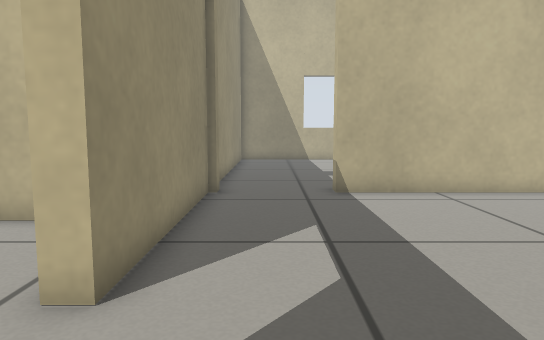
[1] (above)

16 first-person views from a walk through a robot-simulator world made for Gazebo. The camera is 0.48 m above the floor, tilts 6° down and sees 70° across. The floor is counted in squares, 0.25 m on a side. Each view is taken from the middle of a square. On the plan, view 1 faces up. The plan holds only what a view shows up to about 19 squares ahead; the rest is blank.

[2]
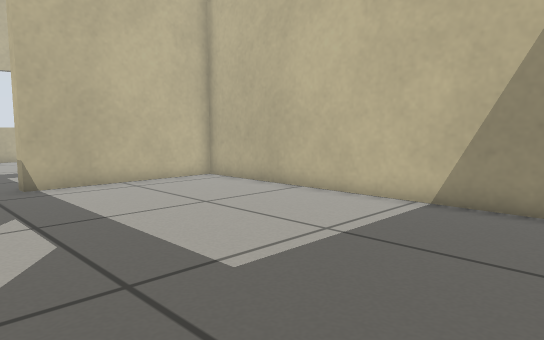

[3]
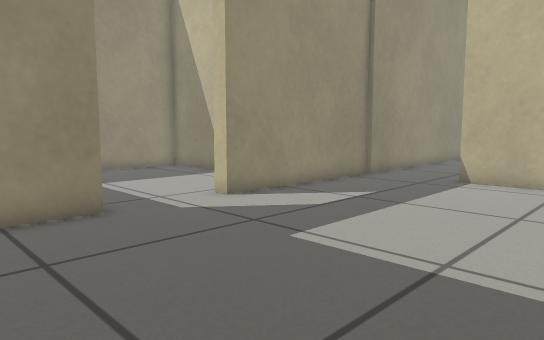

[4]
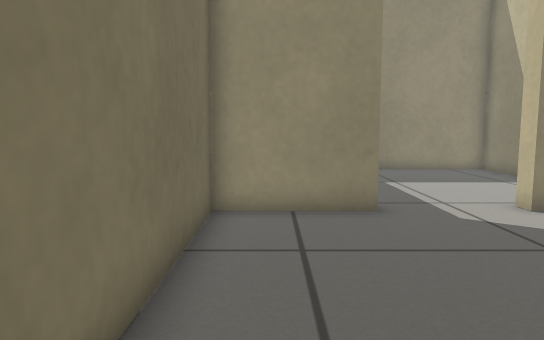

[5]
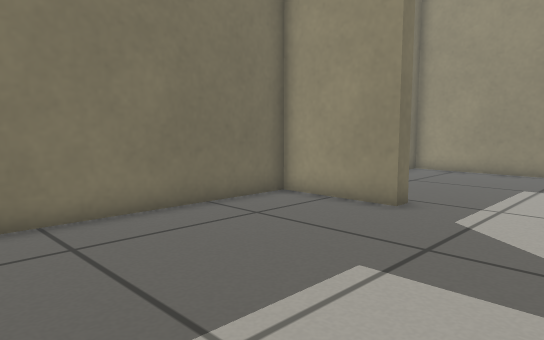

[6]
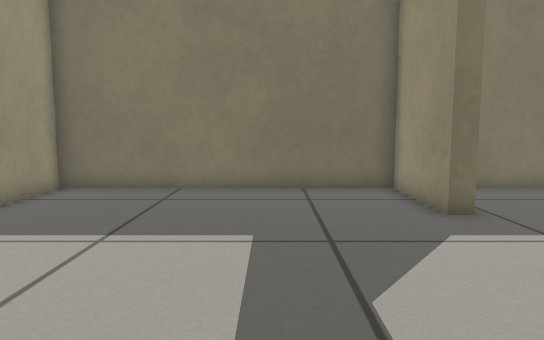

[7]
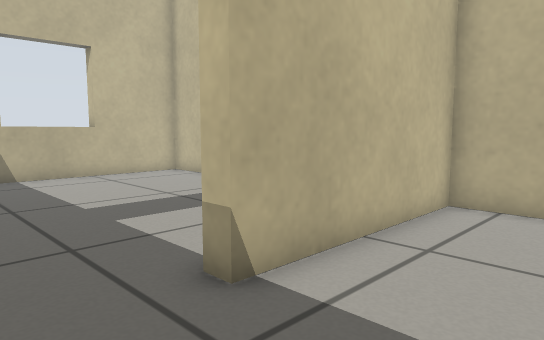

[8]
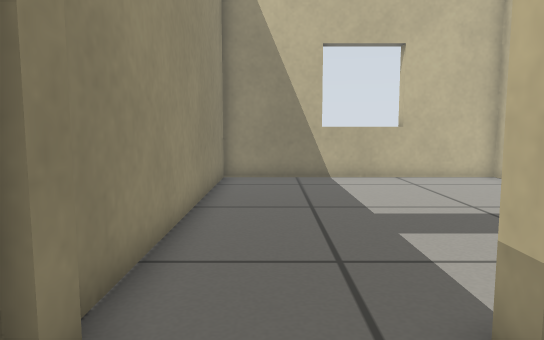

[9]
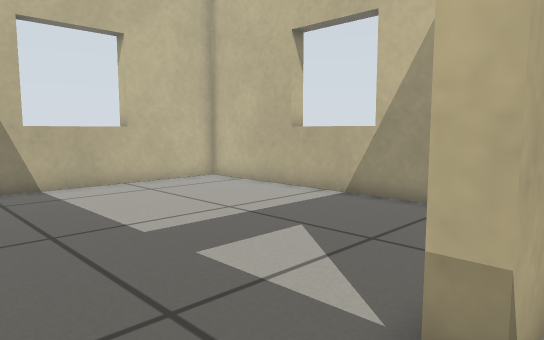

[10]
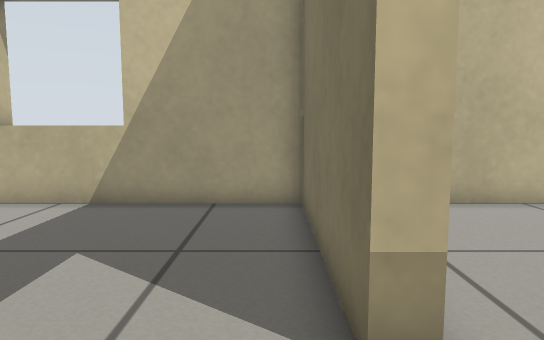

[11]
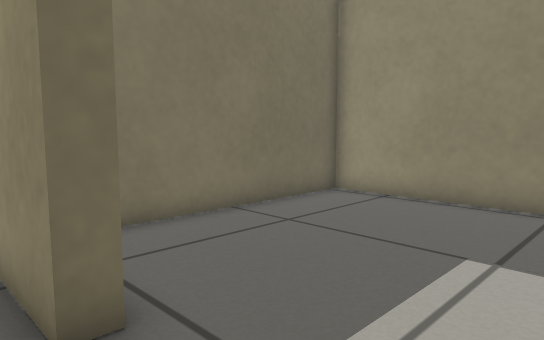

[12]
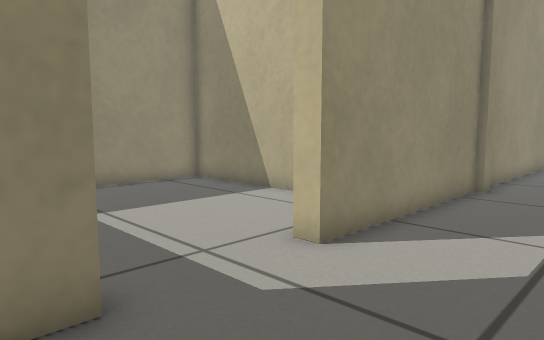

[13]
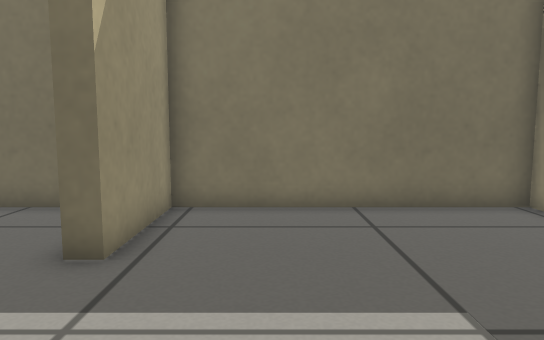

[14]
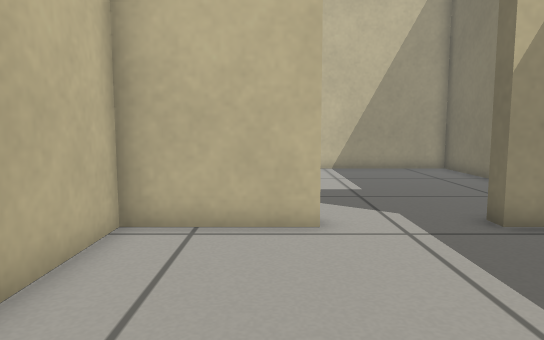

[15]
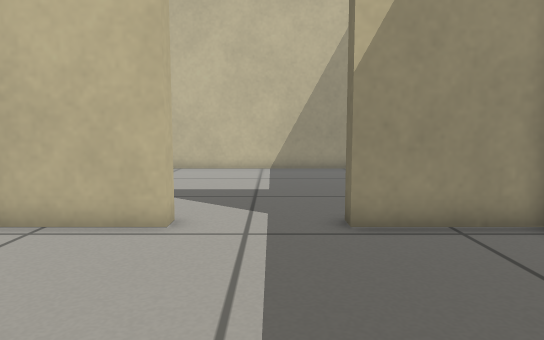

[16]
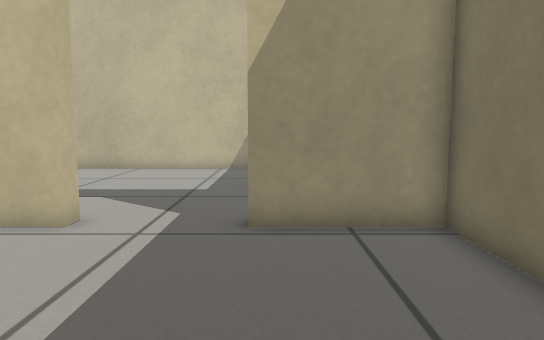

### Floor plan
Ten units are one square. View 1 is at (0, 0); x grows to the right and y downward. Boxes are objects, and circles mark ways between rooms. Rooms are numbered by the first view taken in them; rooms with no view inside come last. Other rooms are left out.
<svg viewBox="-118 -249 212 288">
<path fill="none" stroke="#000" d="M-19 -5 -19 34 89 34 89 -116 19 -116M-19 -118 -19 -41M19 -122 89 -122 89 -244 -19 -244 -19 -126M-25 -41 -25 -80 -113 -80 -113 34 -25 34 -25 -5"/>
<circle cx="5" cy="-120" r="3" fill="#2a7"/>
<circle cx="-20" cy="-25" r="3" fill="#2a7"/>
<text x="30" y="-40">1</text>
<text x="30" y="-190">2</text>
<text x="-70" y="-20">3</text>
</svg>
Room 1 opens to room 2. Room 1 opens to room 3.

Where each view was taken, in squares from view 1:
view 1: 0 up, 0 right, facing up
view 2: 2 down, 1 left, facing up-right
view 3: 3 down, 7 right, facing up-left
view 4: 2 down, 7 right, facing left
view 5: 5 up, 7 right, facing down-left
view 6: 9 up, 2 right, facing down
view 7: 8 up, 1 left, facing up-right
view 8: 9 up, 0 right, facing up
view 9: 11 up, 1 left, facing up-right
view 10: 13 up, 1 left, facing right
view 11: 4 up, 1 left, facing down-left
view 12: 1 down, 2 right, facing up-left
view 13: 6 up, 5 left, facing down
view 14: 5 up, 10 left, facing right
view 15: 2 up, 10 left, facing right
view 16: 0 up, 10 left, facing right
